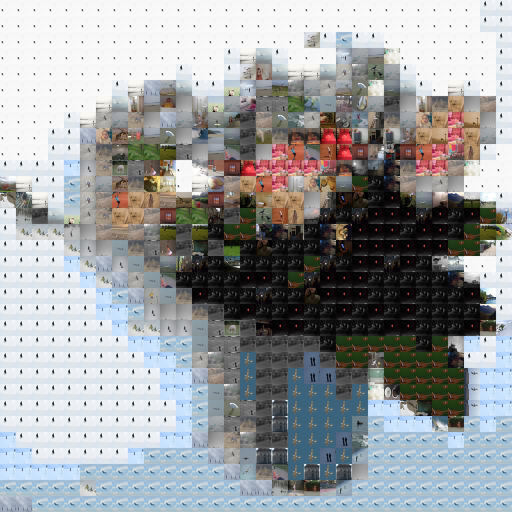
#> input picture examples/GPU/opt-0-32*32.jpg, 1024 x 1024 px, found by its file name (shown at 1/2 size); its folder holds 4 pictures in this run
$ jupyter execute --allow-errors notebook_image_collage_GPUfs.ipynb
#> lines starting #> are read from the running program, lines starting #| are printed output that depends on the picture; pictures that were not available may be replaced by others from this repository, and a replacement may not be noted
### lib/pyGPUfs.py
import os.path
import pycuda.driver as cuda
import pycuda.autoinit
import pycuda.gpuarray as gpuarray
from pycuda.compiler import SourceModule
import numpy as np
from lib import Domain
import base64
from PIL import Image

class Global:
	fileList = []
	lastShownList = []

# [14 lines left out: function editDistance, not called in this run]

def store(filePath):
	#store a file to the GPU memory
	if os.path.isfile(filePath):
		im = Image.open(filePath)
		im = im.convert(mode='RGB', colors=256)
		'''
		a = np.array(im)
		a_gpu = cuda.mem_alloc(a.nbytes)
		cuda.memcpy_htod(a_gpu, a)
		'''
		a = np.array(im)
		a = a.astype('float64')
		gpuarrayInst = gpuarray.to_gpu(a)

		fileName = os.path.basename(filePath)
		nbyte = a.nbytes
		absPath = os.path.abspath(filePath)
		size = (a.shape)
		lastAccessTime = os.stat(absPath).st_atime_ns
		lastModifyTime = os.stat(absPath).st_mtime_ns
		Global.fileList.append(Domain.pyGPUfsFile(
			fileName = fileName,
			absPath = absPath,
			nbyte = nbyte,
			fileType = 'image',
			gpuarray = gpuarrayInst,
			size = size,
			lastAccessTime = lastAccessTime,
			lastModifyTime = lastModifyTime))
	else:
		raise RuntimeError('Cannot find file with path: ' + filePath)

# [7 lines left out: function list, not called in this run]

def printList(list):
	print('=============================')
	for i in range(len(Global.lastShownList)):
		print(i, Global.lastShownList[i])
	print('================================================================================')
	print()

# [8 lines left out: function findByType, not called in this run]

def findByName(fileName):
	print('findByName('+fileName+')')
	Global.lastShownList = []
	distances = []
	for i in range(len(Global.fileList)):
		distances.append(editDistance(fileName, Global.fileList[i].fileName, len(fileName), len(Global.fileList[i].fileName)))
	for i in range(10):
		minimal = -1
		if i < len(distances):
			Global.lastShownList.append(Global.fileList[distances.index(min(distances))])
			distances[distances.index(min(distances))] = float("inf")
	printList(Global.lastShownList)
	return Global.lastShownList

def readByIndex(index, destination):
	print('readByIndex('+str(index)+','+destination+')')
	if index < len(Global.lastShownList):
		opt = Global.lastShownList[index].gpuarray.get()
		opt = opt.astype('uint8')
		new_im = Image.fromarray(opt)
		new_im.save(destination)
	else:
		raise RuntimeError('Index out of range: ' + str(index) + ' with size: ' + str(len(Global.lastShownList)))

# [52 lines left out: functions writeByIndex, freeFileByIndex, compare, not called in this run]

### examples/GPU/notebook_image_collage_GPUfs.ipynb
[cell 1]
from PIL import Image, ImageDraw,ImageChops
import numpy as np
from os import listdir
from os.path import isfile, join
import sys
import time
from datetime import datetime

baseDir = '/home/mick/Desktop/gpufilesystem/'
dataDir = baseDir + 'dataset/'
optDir = baseDir + 'examples/GPU/opt/'
sys.path.insert(1, baseDir)
from lib import pyGPUfs

#delete all the previous files in the opt dir
files = [f for f in listdir(optDir) if isfile(join(optDir, f))]
for file in files:
    import os
    os.remove(optDir + file)

#load all the files in the dataset dir to GPU
files = [f for f in listdir(dataDir) if isfile(join(dataDir, f))]
for file in files:
    pyGPUfs.store(dataDir + file)
#> in store, im is the input picture: PIL image 1024x1024 RGB; mean R, G, B 154, 156.8, 158.6
#> (the call stopped at in store, `gpuarrayInst = gpuarray.to_gpu(a)`: pycuda is not available in this run)

[cell 2]
#pyGPUfs.list()
pyGPUfs.findByName('100')
#> (the rest of this cell did not finish here and is left out)


pyGPUfs.writeByIndex(0, dataDir + '0')
pyGPUfs.findByName('100')

[cell 3]
from lib import Domain
import pycuda.gpuarray as gpuarray
def crop(input, height, width):
    opt = []
    k = 0
    im = input
    imgwidth, imgheight = im.size
    for i in range(0,imgheight,height):
        for j in range(0,imgwidth,width):
            box = (j, i, j+width, i+height)
            draw = ImageDraw.Draw(im)
            draw.rectangle(box)
            a = im.crop(box)
            a.save(optDir + str(k) + '.jpg')
            k+=1
            opt.append(a)
    im.show()
    return opt

def get_concat_v_multi_resize(im_list, resample=Image.BICUBIC):
    min_width = min(im.width for im in im_list)
    im_list_resize = [im.resize((min_width, int(im.height * min_width / im.width)),resample=resample)
                      for im in im_list]
    total_height = sum(im.height for im in im_list_resize)
    dst = Image.new('RGB', (min_width, total_height))
    pos_y = 0
    for im in im_list_resize:
        dst.paste(im, (0, pos_y))
        pos_y += im.height
    return dst

def get_concat_h_multi_resize(im_list, resample=Image.BICUBIC):
    min_height = min(im.height for im in im_list)
    im_list_resize = [im.resize((int(im.width * min_height / im.height), min_height),resample=resample)
                      for im in im_list]
    total_width = sum(im.width for im in im_list_resize)
    dst = Image.new('RGB', (total_width, min_height))
    pos_x = 0
    for im in im_list_resize:
        dst.paste(im, (pos_x, 0))
        pos_x += im.width
    return dst

def get_concat_tile_resize(im_list_2d, resample=Image.BICUBIC):
    im_list_v = [get_concat_h_multi_resize(im_list_h, resample=resample) for im_list_h in im_list_2d]
    return get_concat_v_multi_resize(im_list_v, resample=resample)

start = time.time()
now = datetime.now()
current_time = now.strftime("%H:%M:%S")
print("Start Time :", current_time)

#the path of the target image
target_path = dataDir + '4'

#the dim of the output image collage, dim[0] and dim[1] have to be of the power of 2
dim = (32, 32, 3)

im = Image.open(target_path)
im = im.resize((1024,1024))

matrix_width = int(im.size[0] / dim[0])
#> matrix_width = 32
matrix_height = int(im.size[1] / dim[1])
#> matrix_height = 32

image_segments = crop(im, matrix_width, matrix_height)
#> the loop in crop, `for i in range(0,imgheight,height):` made 32 passes
#> pass 1, in crop, `a.save(optDir + str(k) + '.jpg')`:
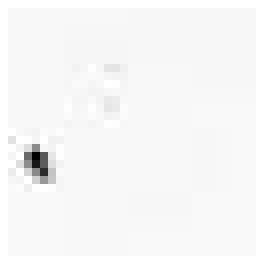
#> saved as 0.jpg: PIL image 32x32 RGB (shown 8 times larger); min 0, max 255, mean 246.5
#> pass 1, in crop, `a.save(optDir + str(k) + '.jpg')`:
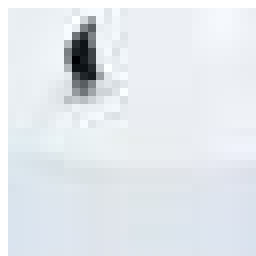
#> saved as 30.jpg: PIL image 32x32 RGB (shown 8 times larger); mean R, G, B 226.5, 231.5, 236.8
#> after the loop in crop, `for i in range(0,imgheight,height):`:
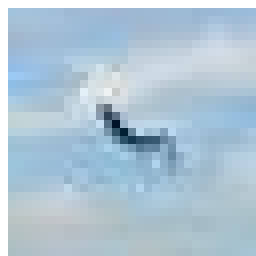
#> a: PIL image 32x32 RGB (shown 8 times larger); mean R, G, B 174.6, 197.6, 213.1
#> after the loop in crop, `for i in range(0,imgheight,height):`:
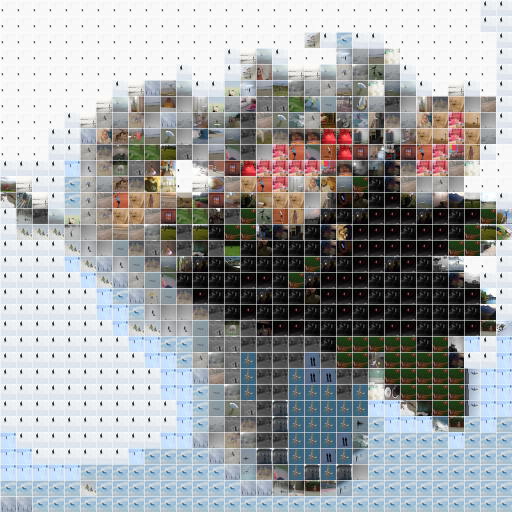
#> im: PIL image 1024x1024 RGB (shown at 1/2 size); mean R, G, B 160.1, 162.7, 164.4
#> after the loop in crop, `for i in range(0,imgheight,height):`: k = 1024; opt = 1024 items
#> image_segments = 1024 items

vertical = []
#> (the rest of this cell did not finish here and is left out)

$ run again, on examples/GPU/opt-4-32*32.jpg
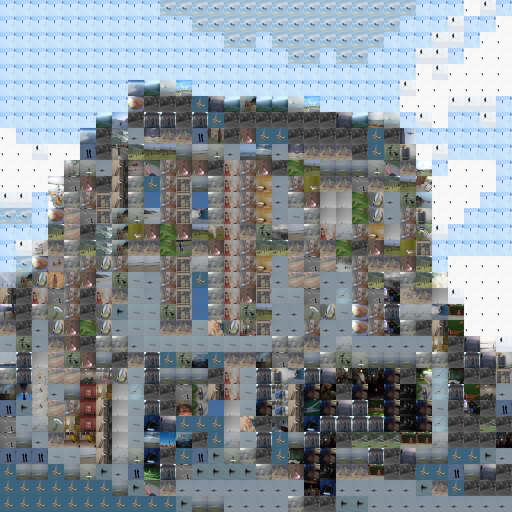
#> input picture examples/GPU/opt-4-32*32.jpg, 1024 x 1024 px, found by its file name (shown at 1/2 size)
#> in store, im is the input picture: PIL image 1024x1024 RGB; mean R, G, B 136, 144.8, 151.2
#> after the loop in crop, `for i in range(0,imgheight,height):`:
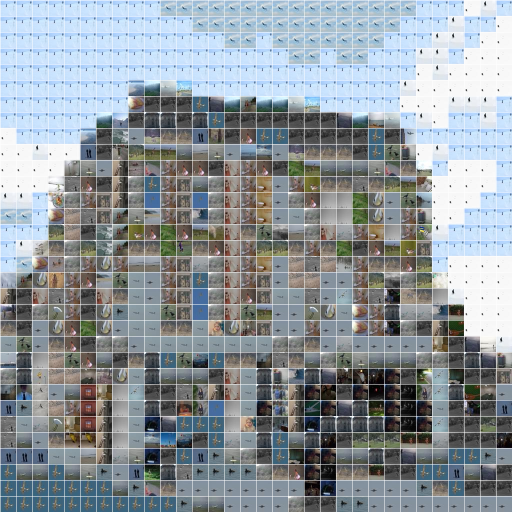
#> im: PIL image 1024x1024 RGB (shown at 1/2 size); mean R, G, B 143.1, 151.3, 157.2
#> after the loop in crop, `for i in range(0,imgheight,height):`: k = 1024; opt = 1024 items
#> `target = target.resize((128,128))`:
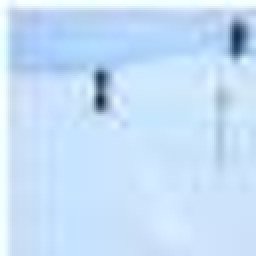
#> target: PIL image 128x128 RGB (shown 2 times larger); mean R, G, B 197.4, 222.5, 247.5
